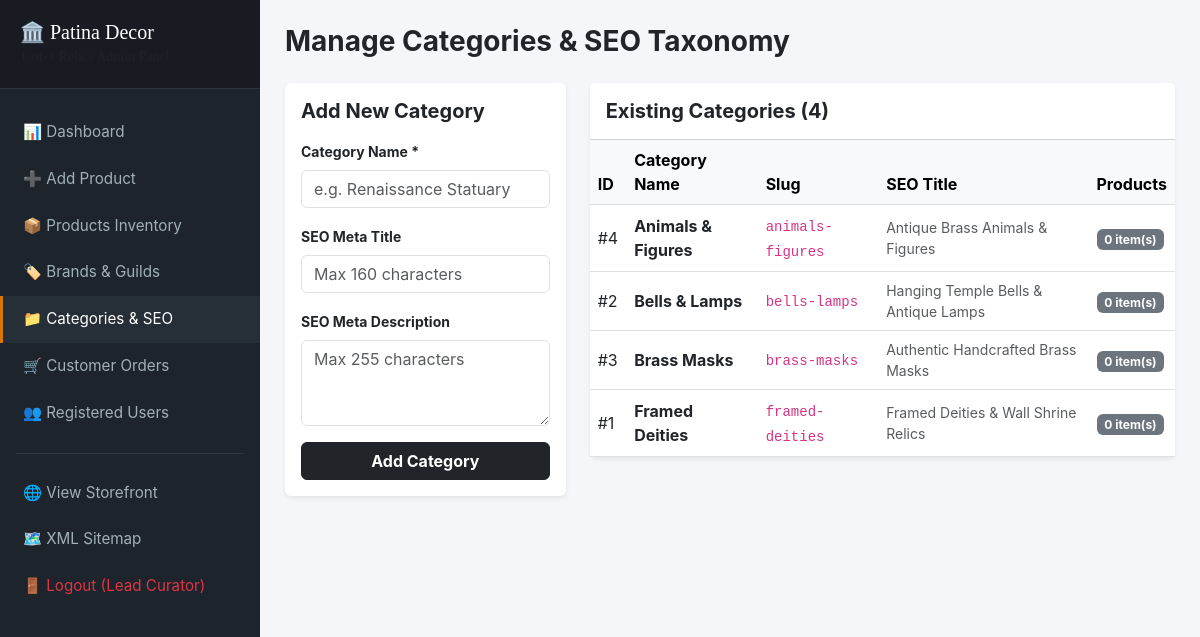
Screenshot of /admin/categories.php (signed in) with the database file from the repository.
### tables this page shows
CREATE TABLE categories (
    category_id INT AUTO_INCREMENT PRIMARY KEY,
    category_name VARCHAR(100) NOT NULL,
    slug VARCHAR(100) NOT NULL UNIQUE,
    meta_title VARCHAR(160) DEFAULT NULL,
    meta_description VARCHAR(255) DEFAULT NULL
);

### admin/categories.php (the view, shortened to what this page needs)
<?php
require_once __DIR__ . '/includes/sidebar.php';
$categories = [];
if ($conn) {
    $res = mysqli_query($conn, "
        SELECT c.*, (SELECT COUNT(*) FROM products p WHERE p.category_id = c.category_id) as product_count
        FROM categories c
        ORDER BY c.category_name ASC
    ");
    if ($res) {
        while ($row = mysqli_fetch_assoc($res)) {
            $categories[] = $row;
        }
    }
}
?>
<div class="d-flex justify-content-between align-items-center mb-4">
    <h1 class="h3 fw-bold text-dark mb-0">Manage Categories & SEO Taxonomy</h1>
</div>
<div class="row g-4">
    <div class="col-md-4">
        <div class="card shadow-sm border-0 p-3 bg-white">
            <h2 class="h5 fw-bold mb-3">Add New Category</h2>
            <form action="categories.php" method="POST">
                <div class="mb-3">
                    <label for="category_name" class="form-label fw-bold small">Category Name *</label>
                    <input type="text" name="category_name" id="category_name" class="form-control" required placeholder="e.g. Renaissance Statuary">
                </div>
                <div class="mb-3">
                    <label for="meta_title" class="form-label fw-bold small">SEO Meta Title</label>
                    <input type="text" name="meta_title" id="meta_title" class="form-control" placeholder="Max 160 characters">
                </div>
                <div class="mb-3">
                    <label for="meta_description" class="form-label fw-bold small">SEO Meta Description</label>
                    <textarea name="meta_description" id="meta_description" class="form-control" rows="3" placeholder="Max 255 characters"></textarea>
                </div>
                <button type="submit" class="btn btn-dark fw-bold w-100">Add Category</button>
            </form>
        </div>
    </div>
    <div class="col-md-8">
        <div class="card shadow-sm border-0 p-0 bg-white">
            <div class="card-header bg-white py-3">
                <h2 class="h5 mb-0 fw-bold">Existing Categories (<?= count($categories) ?>)</h2>
            </div>
            <div class="table-responsive">
                <table class="table table-hover align-middle mb-0">
                    <thead class="table-light">
                        <tr>
                            <th>ID</th>
                            <th>Category Name</th>
                            <th>Slug</th>
                            <th>SEO Title</th>
                            <th>Products</th>
                        </tr>
                    </thead>
                    <tbody>
                        <?php if (empty($categories)): ?>
                            <tr><td colspan="5" class="text-center py-4 text-muted">No categories defined yet. Use the form to add one.</td></tr>
                        <?php else: ?>
                            <?php foreach ($categories as $c): ?>
                                <tr>
                                    <td>#<?= $c['category_id'] ?></td>
                                    <td class="fw-bold"><?= htmlspecialchars($c['category_name']) ?></td>
                                    <td><code><?= htmlspecialchars($c['slug']) ?></code></td>
                                    <td class="small text-muted"><?= htmlspecialchars($c['meta_title'] ?: 'Default') ?></td>
                                    <td><span class="badge bg-secondary"><?= $c['product_count'] ?> item(s)</span></td>
                                </tr>
                            <?php endforeach; ?>
                        <?php endif; ?>
                    </tbody>
                </table>
            </div>
        </div>
    </div>
</div>
<?php require_once __DIR__ . '/includes/footer.php'; ?>

### admin/includes/sidebar.php (shortened to what this page needs)
<!DOCTYPE html>
<html lang="en">
<head>
    <link href="https://cdn.jsdelivr.net/npm/bootstrap@5.3.0/dist/css/bootstrap.min.css" rel="stylesheet">
</head>
<body>
<div class="wrapper">
    <nav id="sidebar">
        <div class="sidebar-header">
            <h3 class="h5 mb-0 text-white">🏛️ Patina Decor</h3>
            <small class="text-muted">1-of-1 Relics Admin Panel</small>
        </div>
        <ul class="list-unstyled components">
            <li>
                <a href="dashboard.php" class="<?= (basename($_SERVER['PHP_SELF']) == 'dashboard.php') ? 'active' : '' ?>">📊 Dashboard</a>
            </li>
            <li>
                <a href="add_product.php" class="<?= (basename($_SERVER['PHP_SELF']) == 'add_product.php') ? 'active' : '' ?>">➕ Add Product</a>
            </li>
            <li>
                <a href="products.php" class="<?= (basename($_SERVER['PHP_SELF']) == 'products.php') ? 'active' : '' ?>">📦 Products Inventory</a>
            </li>
            <li>
                <a href="brands.php" class="<?= (basename($_SERVER['PHP_SELF']) == 'brands.php') ? 'active' : '' ?>">🏷️ Brands & Guilds</a>
            </li>
            <li>
                <a href="categories.php" class="<?= (basename($_SERVER['PHP_SELF']) == 'categories.php') ? 'active' : '' ?>">📁 Categories & SEO</a>
            </li>
            <li>
                <a href="orders.php" class="<?= (basename($_SERVER['PHP_SELF']) == 'orders.php') ? 'active' : '' ?>">🛒 Customer Orders</a>
            </li>
            <li>
                <a href="customers.php" class="<?= (basename($_SERVER['PHP_SELF']) == 'customers.php') ? 'active' : '' ?>">👥 Registered Users</a>
            </li>
            <hr class="border-secondary my-3 mx-3">
            <li>
                <a href="../index.php" target="_blank">🌐 View Storefront</a>
            </li>
            <li>
                <a href="../sitemap.php" target="_blank">🗺️ XML Sitemap</a>
            </li>
            <li>
                <a href="../logout.php" class="text-danger">🚪 Logout (<?= htmlspecialchars($_SESSION['full_name'] ?? 'Admin') ?>)</a>
            </li>
        </ul>
    </nav>
    <div id="content">

### admin/includes/footer.php (shortened to what this page needs)
    </div>
</div>
</body>
</html>

### admin/includes/sidebar.php (style rules this page uses)
body { font-family: -apple-system, BlinkMacSystemFont, 'Segoe UI', Roboto, Helvetica, Arial, sans-serif; background-color: #f4f6f9; }
.wrapper { display: flex; width: 100%; align-items: stretch; min-height: 100vh; }
#sidebar { min-width: 260px; max-width: 260px; background: #1e242b; color: #b8c7ce; transition: all 0.3s; }
#sidebar .sidebar-header { padding: 20px; background: #181c22; font-family: 'Georgia', serif; border-bottom: 1px solid #2d353f; }
#sidebar ul.components { padding: 20px 0; }
#sidebar ul li a { padding: 12px 20px; font-size: 0.95rem; display: block; color: #a2b0b9; text-decoration: none; border-left: 3px solid transparent; }
#sidebar ul li a:hover, #sidebar ul li a.active { color: #fff; background: #262e37; border-left-color: #d97706; }
#content { width: 100%; padding: 25px; min-height: 100vh; }

### rows the page displays
categories: category_id "4", category_name "Animals & Figures", slug "animals-figures", meta_title "Antique Brass Animals & Figures", product_count "0"
categories: category_id "2", category_name "Bells & Lamps", slug "bells-lamps", meta_title "Hanging Temple Bells & Antique Lamps", product_count "0"
categories: category_id "3", category_name "Brass Masks", slug "brass-masks", meta_title "Authentic Handcrafted Brass Masks", product_count "0"
categories: category_id "1", category_name "Framed Deities", slug "framed-deities", meta_title "Framed Deities & Wall Shrine Relics", product_count "0"

### other values shown
$_SESSION['full_name'] "Lead Curator"
count($categories) "4"
